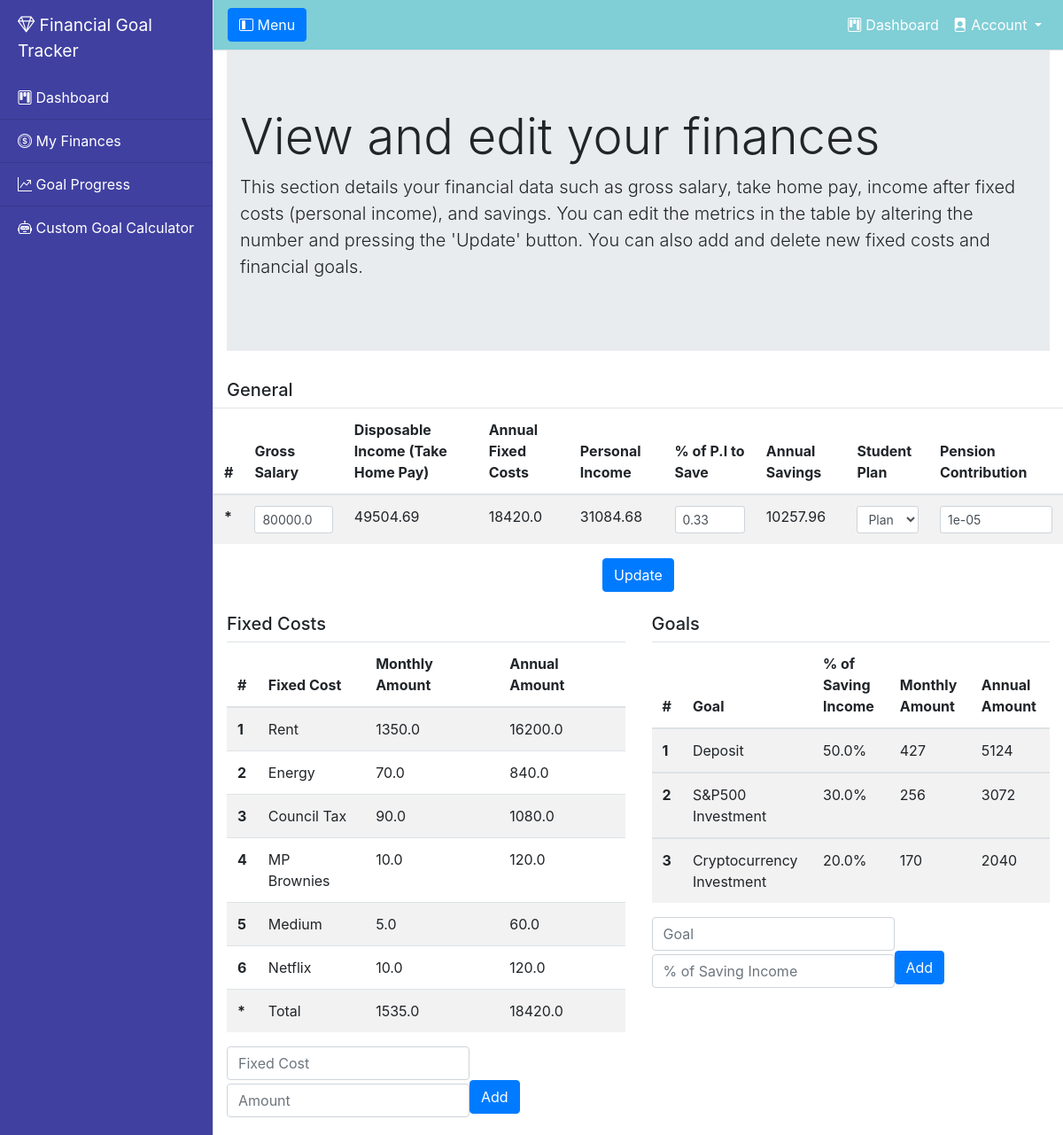
The page /my_finances (signed in) on the database as committed earlier.
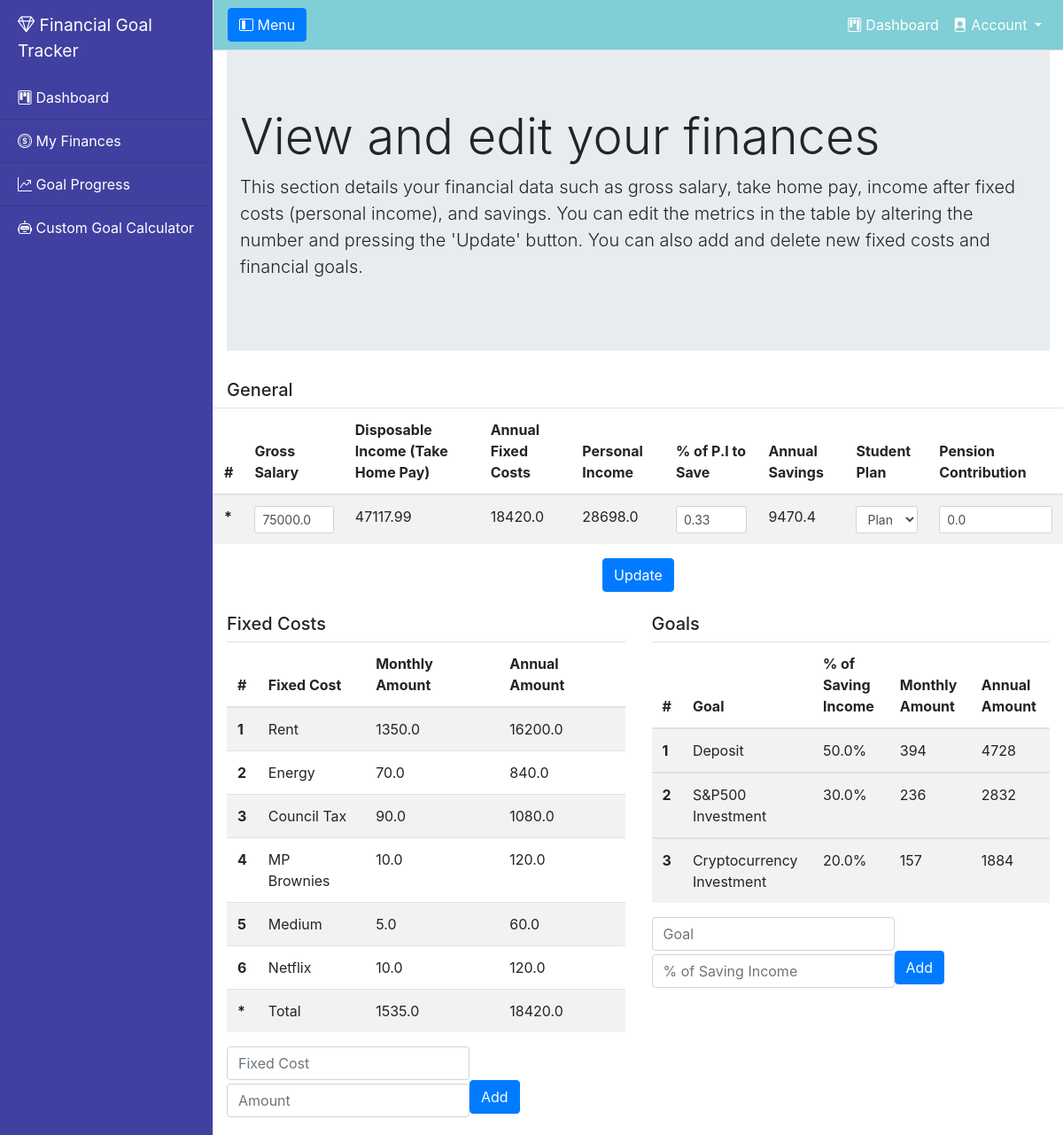
The same page on the database as committed later.
### main.py (models this page shows)
class Userfinancialdata(db.Model):
    id = db.Column(db.Integer, primary_key=True)
    gross_salary = db.Column(db.Float, nullable=False)
    student_plan = db.Column(db.Integer)
    pension_contribution = db.Column(db.Float, nullable=False)
    saving_percentage = db.Column(db.Float, nullable=False)
    user = db.Column(db.Integer, db.ForeignKey('users.id'), nullable=False)
    disposable_income = db.Column(db.Float)
    total_fixed_costs = db.Column(db.Float)
    personal_income = db.Column(db.Float)
    saving_income = db.Column(db.Float)

class FixedCost(db.Model):
    id = db.Column(db.Integer, primary_key=True)
    name = db.Column(db.String(30), nullable=False)
    amount = db.Column(db.Float, nullable=False)
    user = db.Column(db.Integer, db.ForeignKey("users.id"), nullable=False)

class Goals(db.Model):
    id = db.Column(db.Integer, primary_key=True)
    name = db.Column(db.String(30), nullable=False)
    amount = db.Column(db.Float, nullable=False)
    user = db.Column(db.Integer, db.ForeignKey("users.id"), nullable=False)

### main.py (the view, shortened to what this page needs)
@app.route("/my_finances", methods=['GET', 'POST'])
@login_required
def my_finances():
    financial_data = Userfinancialdata.query.filter_by(user=current_user.id).first()
    fixed_costs = FixedCost.query.filter_by(user=current_user.id).all()
    goals = Goals.query.filter_by(user=current_user.id).all()
    form = FinancialDataForm(student_plan=financial_data.student_plan)
    fc_form = FixedCostForm()
    goals_form = GoalForm()
    if fc_form.validate_on_submit() and fc_form.submit.data:
        tmp_fc = FixedCost(name=fc_form.fc_name.data, amount=fc_form.amount.data, user=current_user.id)
        db.session.add(tmp_fc)
        db.session.commit()
        return redirect(url_for("my_finances"))
    financial_data.disposable_income = round(
        float(disposable_income(financial_data.gross_salary, financial_data.student_plan,
                                financial_data.pension_contribution)), 2)
    financial_data.total_fixed_costs = total_fixed_costs(fixed_costs)
    financial_data.personal_income = round(
        float(deduct_fixed_costs(financial_data.disposable_income / 12, fixed_costs)), 2)
    financial_data.saving_income = round(float(
        calculate_saving_income(financial_data.personal_income, financial_data.saving_percentage)), 2)
    db.session.add(financial_data)
    db.session.commit()
    return render_template("my_finances.html", form=form, fc_form=fc_form, goals_form=goals_form,
                           financial_data=financial_data, fc_data=fixed_costs, goal_data=goals,
                           total_fc=financial_data.total_fixed_costs, saving_income=financial_data.saving_income)

### templates/my_finances.html (shortened to what this page needs)
{% extends "base.html" %}
{% block content %}
<form method="POST" action="">
    <fieldset class="form-group">
        <div class="jumbotron jumbotron-fluid">
          <div class="container">
            <h1 class="display-4">View and edit your finances</h1>
            <p class="lead">This section details your financial data such as gross salary, take home pay, income
            after fixed costs (personal income), and savings. You can edit the metrics in the table by altering the
            number and pressing the 'Update' button. You can also add and delete new fixed costs and financial goals.</p>
          </div>
        </div>
        <header>
            <h5>General</h5>
        </header>
        <div class="row">
            <table class="table table-striped">
                    <thead>
                        <tr>
                            <th scope="col">#</th>
                            <th scope="col">Gross Salary</th>
                            <th scope="col">Disposable Income (Take Home Pay)</th>
                            <th scope="col">Annual Fixed Costs</th>
                            <th scope="col">Personal Income</th>
                            <th scope="col">% of P.I to Save</th>
                            <th scope="col">Annual Savings</th>
                            <th scope="col">Student Plan</th>
                            <th scope="col">Pension Contribution</th>
                        </tr>
                    </thead>
                    <tbody>
                        <tr>
                            <th scope="row">*</th>
                            <td>
                                {% if form.gross_salary.errors %}
                                {{ form.gross_salary(class="form-control form-control-sm is-invalid", value=financial_data.gross_salary) }}
                                <div class="invalid feedback">
                                    {% for error in form.gross_salary.errors %}
                                        <span> {{ error }} </span>
                                    {% endfor %}
                                </div>
                                {% else %}
                                    {{ form.gross_salary(class="form-control form-control-sm", value=financial_data.gross_salary) }}
                                {% endif %}
                            </td>
                            <td>{{ financial_data.disposable_income }}</td>
                            <td>{{ 12 * financial_data.total_fixed_costs }}</td>
                            <td>{{ (12 * financial_data.personal_income)|round(2) }}</td>
                            <td>
                                {% if form.saving_percentage.errors %}
                                {{ form.saving_percentage(class="form-control form-control-sm is-invalid", value=financial_data.saving_percentage) }}
                                <div class="invalid feedback">
                                    {% for error in form.saving_percentage.errors %}
                                        <span> {{ error }} </span>
                                    {% endfor %}
                                </div>
                                {% else %}
                                    {{ form.saving_percentage(class="form-control form-control-sm", value=financial_data.saving_percentage) }}
                                {% endif %}
                            </td>
                            <td>{{ (12 * financial_data.saving_income)|round(2) }}</td>
                            <td>{{ form.student_plan(class="form-control form-control-sm", value=financial_data.student_plan) }}</td>
                            <td>{{ form.pension_contribution(class="form-control form-control-sm", value=financial_data.pension_contribution) }}</td>
                        </tr>
                    </tbody>
            </table>
            <form class="form-inline" method="POST">
                <div class="col text-center">
                    <div class="form-group">
                        {{ form.update(class="btn btn-primary mb-2") }}
                    </div>
                </div>
            </form>
        </div>
        <div class="row">
            <div class="col-md-6">
                <header>
                    <h5>Fixed Costs</h5>
                </header>
                {% if fc_data %}
                <table class="table table-striped">
                    <thead>
                        <tr>
                            <th scope="col">#</th>
                            <th scope="col">Fixed Cost</th>
                            <th scope="col">Monthly Amount</th>
                            <th scope="col">Annual Amount</th>
                        </tr>
                    </thead>
                    <tbody>
                    {% for fc in fc_data %}
                        <tr>
                            <th scope="row">{{ fc.id }}</th>
                            <td>{{ fc.name }}</td>
                            <td>{{ fc.amount }}</td>
                            <td>{{ 12 * fc.amount }}</td>
                        </tr>
                    {% endfor %}
                        <tr>
                            <th scope="row">*</th>
                            <td>Total</td>
                            <td>{{ total_fc }}</td>
                            <td>{{ 12 * total_fc }}</td>
                        </tr>
                    </tbody>
                </table>
                {% endif %}
                <form class="form-inline" method="POST">
                  <div class="input-group">
                      <div class="form-group">
                        {% if fc_form.fc_name.errors %}
                            {{ fc_form.fc_name(class="form-control form-control is-invalid", placeholder="Fixed Cost") }}
                            <div class="invalid feedback">
                                {% for error in fc_form.fc_name.errors %}
                                    <span> {{ error }} </span>
                                {% endfor %}
                            </div>
                        {% else %}
                            {{ fc_form.fc_name(class="form-control form-control", placeholder="Fixed Cost") }}
                        {% endif %}
                      </div>
                      <div class="form-group">
                        {% if fc_form.amount.errors %}
                            {{ fc_form.amount(class="form-control form-control is-invalid", placeholder="Amount") }}
                            <div class="invalid feedback">
                                {% for error in fc_form.amount.errors %}
                                    <span> {{ error }} </span>
                                {% endfor %}
                            </div>
                        {% else %}
                            {{ fc_form.amount(class="form-control form-control", placeholder="Amount") }}
                        {% endif %}
                      </div>
                      <div class="form-group">
                          {{ fc_form.submit(class="btn btn-primary mb-2") }}
                      </div>
                  </div>
                </form>
            </div>
            <div class="col-md-6">
                <header>
                    <h5>Goals</h5>
                </header>
                {% if goal_data %}
                <table class="table table-striped">
                    <thead>
                        <tr>
                            <th scope="col">#</th>
                            <th scope="col">Goal</th>
                            <th scope="col">% of Saving Income</th>
                            <th scope="col">Monthly Amount</th>
                            <th scope="col">Annual Amount</th>
                        </tr>
                    </thead>
                    {% for goal in goal_data %}
                    <tbody>
                        <tr>
                            <th scope="row">{{ goal.id }}</th>
                            <td>{{ goal.name }}</td>
                            <td>{{ 100 * goal.amount }}%</td>
                            <td>{{ (goal.amount * saving_income)|int}}</td>
                            <td>{{ 12 * (goal.amount * saving_income)|int}}</td>
                        </tr>
                    </tbody>
                    {% endfor %}
                </table>
                {% endif %}
                <form class="form-inline" method="POST">
                  <div class="input-group">
                      <div class="form-group">
                        {% if goals_form.goal_name.errors %}
                            {{ goals_form.goal_name(class="form-control form-control is-invalid", placeholder="Goal") }}
                            <div class="invalid feedback">
                                {% for error in goals_form.goal_name.errors %}
                                    <span> {{ error }} </span>
                                {% endfor %}
                            </div>
                        {% else %}
                            {{ goals_form.goal_name(class="form-control form-control", placeholder="Goal") }}
                        {% endif %}
                      </div>
                      <div class="form-group">
                        {% if goals_form.amount.errors %}
                            {{ goals_form.amount(class="form-control form-control is-invalid", placeholder="% of Saving Income") }}
                            <div class="invalid feedback">
                                {% for error in goals_form.amount.errors %}
                                    <span> {{ error }} </span>
                                {% endfor %}
                            </div>
                        {% else %}
                            {{ goals_form.amount(class="form-control form-control", placeholder="% of Saving Income") }}
                        {% endif %}
                      </div>
                      <div class="form-group">
                          {{ goals_form.submit_goal(class="btn btn-primary mb-2") }}
                      </div>
                  </div>
                </form>
            </div>
        </div>
    </fieldset>
</form>
{% endblock %}

### templates/base.html (shortened to what this page needs)
<!DOCTYPE html>
<html lang="en">
<head>
    <link rel="stylesheet" href="https://cdn.jsdelivr.net/npm/bootstrap@4.5.3/dist/css/bootstrap.min.css">
    <link rel="stylesheet" href="https://cdn.jsdelivr.net/npm/bootstrap-icons@1.8.1/font/bootstrap-icons.css">
    <link href="{{ url_for('static', filename='css/style.css') }}" rel="stylesheet">
</head>
<body>
<div class="d-flex" id="wrapper">
    <div class="bg-light border-right" id="sidebar-wrapper">
        <div class="sidebar-heading"><i class="bi bi-gem"></i> Financial Goal Tracker</div>
        <div class="list-group list-group-flush">
            <a href="{{ url_for('dashboard') }}" class="list-group-item list-group-item-action bg-light"><i class="bi bi-kanban"></i> Dashboard</a>
            <a href="{{ url_for('my_finances') }}" class="list-group-item list-group-item-action bg-light"><i class="bi bi-coin"></i> My Finances</a>
            <a href="{{ url_for('goal_progress') }}" class="list-group-item list-group-item-action bg-light"><i class="bi bi-graph-up-arrow"></i> Goal Progress</a>
            <a href="{{ url_for('custom_goal') }}" class="list-group-item list-group-item-action bg-light"><i class="bi bi-robot"></i> Custom Goal Calculator</a>
        </div>
    </div>
    <div id="page-content-wrapper">
        <nav class="navbar navbar-expand-lg navbar-light bg-light border-bottom" id="navbarMain">
            <button class="btn btn-primary" id="menu-toggle"><i class="bi bi-layout-sidebar-inset"></i> Menu</button>
            <div class="collapse navbar-collapse" id="navbarSupportedContent">
                <ul class="navbar-nav ml-auto mt-2 mt-lg-0">
                    <li class="nav-item active">
                        <a class="nav-link" href="{{ url_for('dashboard') }}"><i class="bi bi-kanban"></i> Dashboard <span class="sr-only">(current)</span></a>
                    </li>
                    <li class="nav-item dropdown">
                        <a class="nav-link dropdown-toggle" href="#" id="navbarDropdown" role="button"
                           data-toggle="dropdown" aria-haspopup="true" aria-expanded="false"><i class="bi bi-file-person-fill"></i>
                            Account
                        </a>
                    </li>
                </ul>
            </div>
        </nav>
        <div class="container-fluid" id="post-login">
            {% block content %}{% endblock %}
        </div>
    </div>
</div>
</body>
</html>

Rows that differ between the two databases and show on the page:
changed Userfinancialdata "Plan 2": gross_salary "80000.0" → "75000.0"; disposable_income "49504.69" → "47117.99"; (12*financial_data.personal_income)|round(2) "31084.68" → "28698.0"; (12*financial_data.saving_income)|round(2) "10257.96" → "9470.4"; pension_contribution "1e-05" → "0.0"
changed through a linked row, Goals "Deposit": (goal.amount*saving_income)|int "427" → "394"; 12*(goal.amount*saving_income)|int "5124" → "4728"
changed through a linked row, Goals "S&P500 Investment": (goal.amount*saving_income)|int "256" → "236"; 12*(goal.amount*saving_income)|int "3072" → "2832"
changed through a linked row, Goals "Cryptocurrency Investment": (goal.amount*saving_income)|int "170" → "157"; 12*(goal.amount*saving_income)|int "2040" → "1884"
